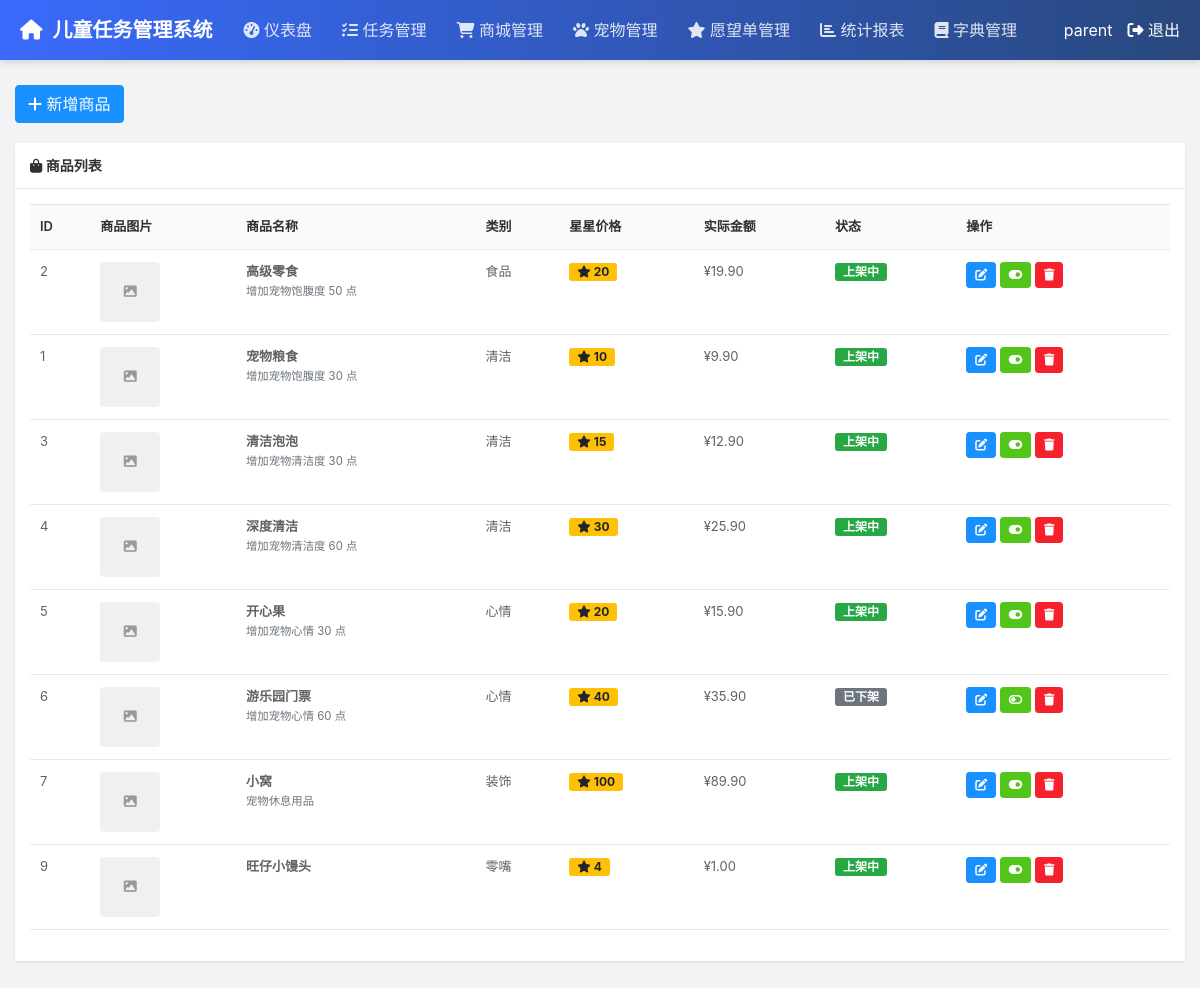
The page /parent/shop (signed in) on the database as committed earlier.
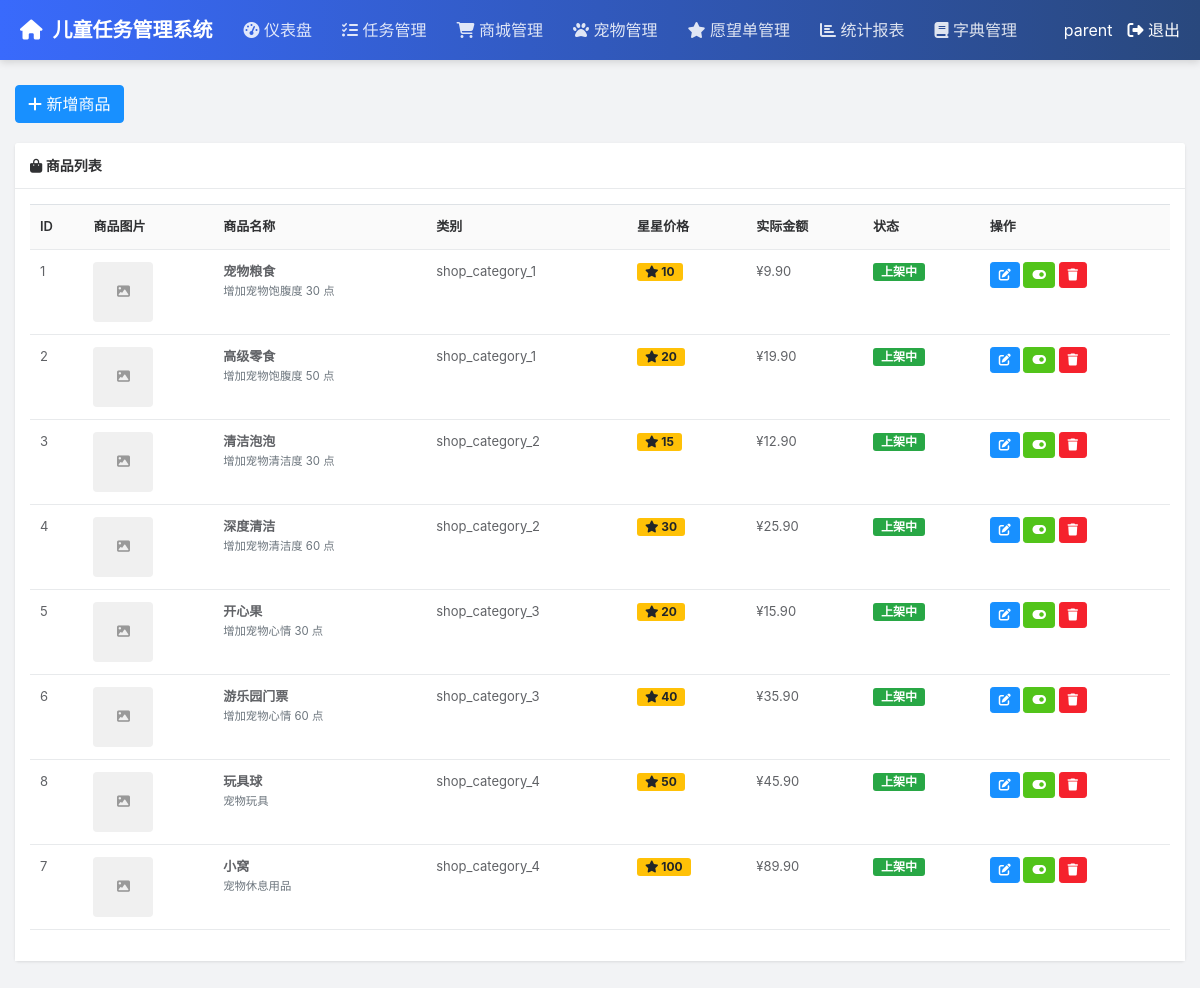
The same page on the database as committed later.
### tables this page shows
CREATE TABLE shop_items (
                id INTEGER PRIMARY KEY AUTOINCREMENT,
                name TEXT NOT NULL,
                description TEXT,
                category TEXT NOT NULL,  -- 使用字典管理的类别（如：shop_category_1）
                price_stars INTEGER DEFAULT 0,
                real_price DECIMAL(10,2) DEFAULT 0,
                image TEXT,
                is_active BOOLEAN DEFAULT 1,
                created_at TIMESTAMP DEFAULT CURRENT_TIMESTAMP
            );

CREATE TABLE dictionaries (
                id INTEGER PRIMARY KEY AUTOINCREMENT,
                dict_type TEXT NOT NULL,           -- 字典类型（如：shop_category）
                dict_value TEXT NOT NULL,          -- 字典值显示名称（如：食品）
                dict_key TEXT NOT NULL,            -- 字典键（自动生成，如：shop_category_1）
                sort_order INTEGER DEFAULT 0,      -- 排序
                is_active BOOLEAN DEFAULT 1,       -- 状态
                created_at TIMESTAMP DEFAULT CURRENT_TIMESTAMP,
                remark TEXT,                       -- 备注
                UNIQUE(dict_type, dict_key)
            );

### routes/parent_routes.py (the view)
@bp.route('/shop')
def shop():
    if 'user_id' not in session or session.get('role') != 'parent':
        return redirect(url_for('parent_routes.login'))
    conn = get_db_connection()
    items = conn.execute('''
        SELECT * FROM shop_items
        ORDER BY category, price_stars
    ''').fetchall()
    categories_raw = conn.execute('''
        SELECT dict_key, dict_value
        FROM dictionaries
        WHERE dict_type = 'shop_category'
        ORDER BY sort_order
    ''').fetchall()
    categories = {}
    for row in categories_raw:
        categories[row['dict_key']] = row['dict_value']
    conn.close()
    return render_template('parent/shop.html', items=items, categories=dict(categories))

### models.py (called while the page is built)
def get_db_connection():
    conn = sqlite3.connect(DATABASE)
    conn.row_factory = sqlite3.Row  # 让结果可以通过列名访问
    return conn

### templates/parent/shop.html (shortened to what this page needs)
{% extends "parent/layout.html" %}
{% block content %}
<div class="toolbar">
    <div class="btn-group">
        <button type="button" class="btn btn-primary" onclick="addItem()">
            <i class="fas fa-plus"></i> 新增商品
        </button>
    </div>
</div>
<div class="card">
    <div class="card-header">
        <i class="fas fa-shopping-bag"></i> 商品列表
    </div>
    <div class="card-body">
        <table class="table table-hover">
            <thead>
                <tr>
                    <th>ID</th>
                    <th>商品图片</th>
                    <th>商品名称</th>
                    <th>类别</th>
                    <th>星星价格</th>
                    <th>实际金额</th>
                    <th>状态</th>
                    <th>操作</th>
                </tr>
            </thead>
            <tbody>
                {% for item in items %}
                <tr>
                    <td>{{ item.id }}</td>
                    <td>
                        {% if item.image %}
                        <img src="{{ item.image }}" alt="{{ item.name }}" style="width: 60px; height: 60px; object-fit: cover; border-radius: 4px;">
                        {% else %}
                        <div style="width: 60px; height: 60px; background-color: #f0f0f0; border-radius: 4px; display: flex; align-items: center; justify-content: center; color: #999;">
                            <i class="fas fa-image"></i>
                        </div>
                        {% endif %}
                    </td>
                    <td>
                        <strong>{{ item.name }}</strong><br>
                        <small class="text-muted">{{ item.description[:30] if item.description else '' }}{{ '...' if item.description and item.description|length > 30 else '' }}</small>
                    </td>
                    <td>
                        {% if categories %}
                        {{ categories.get(item.category, item.category) }}
                        {% else %}
                        {{ item.category }}
                        {% endif %}
                    </td>
                    <td><span class="badge badge-warning"><i class="fas fa-star"></i> {{ item.price_stars }}</span></td>
                    <td>¥{{ "%.2f"|format(item.real_price or 0) }}</td>
                    <td>
                        {% if item.is_active %}
                        <span class="badge badge-success">上架中</span>
                        {% else %}
                        <span class="badge badge-secondary">已下架</span>
                        {% endif %}
                    </td>
                    <td>
                        <button class="btn btn-sm btn-primary" onclick="editItem({{ item.id }})" title="编辑">
                            <i class="fas fa-edit"></i>
                        </button>
                        <button class="btn btn-sm btn-success" onclick="toggleItem({{ item.id }}, {{ item.is_active }})" title="{{ '下架' if item.is_active else '上架' }}">
                            <i class="fas fa-{{ 'toggle-on' if item.is_active else 'toggle-off' }}"></i>
                        </button>
                        <button class="btn btn-sm btn-danger" onclick="deleteItem({{ item.id }})" title="删除">
                            <i class="fas fa-trash"></i>
                        </button>
                    </td>
                </tr>
                {% endfor %}
            </tbody>
        </table>
    </div>
</div>
{% endblock %}

Rows that differ between the two databases and show on the page:
removed shop_items: id "9", name "旺仔小馒头", get "零嘴", price_stars "4", real_price "1.00", is_active "上架中"
changed shop_items "宠物粮食": get "清洁" → "shop_category_1"; moves up the list
changed shop_items "高级零食": get "食品" → "shop_category_1"
changed shop_items "清洁泡泡": get "清洁" → "shop_category_2"
changed shop_items "深度清洁": get "清洁" → "shop_category_2"
changed shop_items "开心果": get "心情" → "shop_category_3"
changed shop_items "游乐园门票": get "心情" → "shop_category_3"; is_active "已下架" → "上架中"
added shop_items: id "8", name "玩具球", description "宠物玩具", get "shop_category_4", price_stars "50", real_price "45.90", is_active "上架中"
changed shop_items "小窝": get "装饰" → "shop_category_4"
